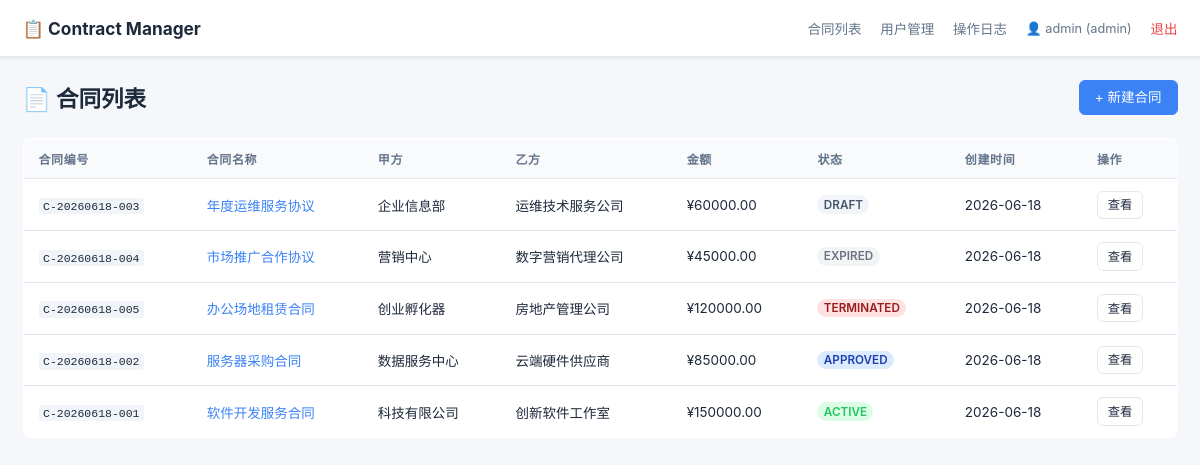
The page /projects/contract-manager-fresh/contracts (signed in) on the database its author committed.
### app/models/contract.py (models this page shows, shortened)
class Contract(Base):
    __tablename__ = "contracts"
    id: Mapped[int] = mapped_column(Integer, primary_key=True, autoincrement=True)
    contract_no: Mapped[str] = mapped_column(
        String(32), unique=True, nullable=False, index=True
    )
    title: Mapped[str] = mapped_column(String(256), nullable=False)
    party_a: Mapped[str] = mapped_column(String(256), nullable=False)
    party_b: Mapped[str] = mapped_column(String(256), nullable=False)
    sign_date: Mapped[date | None] = mapped_column(Date, nullable=True)
    start_date: Mapped[date | None] = mapped_column(Date, nullable=True)
    end_date: Mapped[date | None] = mapped_column(Date, nullable=True)
    amount: Mapped[float | None] = mapped_column(Numeric(15, 2), nullable=True)
    status: Mapped[str] = mapped_column(String(32), nullable=False, default="draft")
    remarks: Mapped[str | None] = mapped_column(Text, nullable=True)
    created_by: Mapped[int] = mapped_column(Integer, ForeignKey("users.id"), nullable=False)
    created_at: Mapped[datetime] = mapped_column(
        DateTime, default=lambda: datetime.now(timezone.utc)
    )
    updated_at: Mapped[datetime] = mapped_column(
        DateTime,
        default=lambda: datetime.now(timezone.utc),
        onupdate=lambda: datetime.now(timezone.utc),
    )
    creator: Mapped["User"] = relationship("User", lazy="joined")
    attachments: Mapped[list["Attachment"]] = relationship(
        "Attachment", back_populates="contract", lazy="selectin", cascade="all, delete-orphan"
    )

### app/routers/contracts.py (the view)
@router.get("")
async def contract_list(request: Request, db: Session = Depends(get_db)):
    tmpl = request.app.state.templates
    user = get_session_user(request)
    if not user["user_id"]:
        return RedirectResponse(url=f"{settings.base_path}/auth/login", status_code=HTTP_302_FOUND)
    contracts = list_contracts(db)
    return tmpl.TemplateResponse("contracts/list.html", {
        "request": request,
        "contracts": contracts,
        "user": user,
        "valid_statuses": VALID_STATUSES,
    })

### app/templates/contracts/list.html (shortened to what this page needs)
{% extends "base.html" %}
{% block content %}
<div class="page-header">
    <h1>📄 合同列表</h1>
    <a href="{{ base_path }}/contracts/new" class="btn btn-primary">+ 新建合同</a>
</div>
{% if contracts %}
<table class="table">
    <thead>
        <tr>
            <th>合同编号</th>
            <th>合同名称</th>
            <th>甲方</th>
            <th>乙方</th>
            <th>金额</th>
            <th>状态</th>
            <th>创建时间</th>
            <th>操作</th>
        </tr>
    </thead>
    <tbody>
    {% for c in contracts %}
        <tr>
            <td><code>{{ c.contract_no }}</code></td>
            <td><a href="{{ base_path }}/contracts/{{ c.id }}">{{ c.title }}</a></td>
            <td>{{ c.party_a }}</td>
            <td>{{ c.party_b or '-' }}</td>
            <td>{% if c.amount %}¥{{ "%.2f"|format(c.amount) }}{% else %}-{% endif %}</td>
            <td><span class="status-badge status-{{ c.status }}">{{ c.status }}</span></td>
            <td>{{ c.created_at.strftime('%Y-%m-%d') if c.created_at else '-' }}</td>
            <td>
                <a href="{{ base_path }}/contracts/{{ c.id }}" class="btn btn-sm">查看</a>
            </td>
        </tr>
    {% endfor %}
    </tbody>
</table>
{% else %}
<div class="empty-state">
    <p>暂无合同数据</p>
    <a href="{{ base_path }}/contracts/new" class="btn btn-primary">创建第一份合同</a>
</div>
{% endif %}
{% endblock %}

### app/templates/base.html (shortened to what this page needs)
<!DOCTYPE html>
<html lang="zh-CN">
<head>
    <link rel="stylesheet" href="{{ base_path }}/static/css/app.css?v={{ version_token }}">
</head>
<body>
    {% if request.session.get('user_id') %}
    <nav class="navbar">
        <div class="nav-container">
            <a href="{{ base_path }}/" class="nav-brand">📋 Contract Manager</a>
            <div class="nav-links">
                <a href="{{ base_path }}/">合同列表</a>
                {% if request.session.get('role') == 'admin' %}
                <a href="{{ base_path }}/users">用户管理</a>
                <a href="{{ base_path }}/audit-logs">操作日志</a>
                {% endif %}
                <span class="nav-user">👤 {{ request.session.get('username') }} ({{ request.session.get('role') }})</span>
                <a href="{{ base_path }}/auth/logout" class="btn-logout">退出</a>
            </div>
        </div>
    </nav>
    {% endif %}
    <main class="container">
        {% block content %}{% endblock %}
    </main>
</body>
</html>

### app/static/css/app.css (style rules this page uses)
*, *::before, *::after { box-sizing: border-box; margin: 0; padding: 0; }
:root { --color-bg: #f5f7fa; --color-surface: #ffffff; --color-primary: #3b82f6; --color-primary-hover: #2563eb; --color-success: #22c55e; --color-warning: #f59e0b; --color-danger: #ef4444; --color-danger-hover: #dc2626; --color-text: #1e293b; --color-text-muted: #64748b; --color-border: #e2e8f0; --shadow: 0 1px 3px rgba(0,0,0,0.08); --radius: 8px; font-family: -apple-system, BlinkMacSystemFont, "Segoe UI", Roboto, "Helvetica Neue", Arial, sans-serif; font-size: 15px; color: var(--color-text); background: var(--color-bg); }
body { min-height: 100vh; }
a { color: var(--color-primary); text-decoration: none; }
.navbar { background: var(--color-surface); border-bottom: 1px solid var(--color-border); box-shadow: var(--shadow); position: sticky; top: 0; z-index: 100; }
.nav-container { max-width: 1200px; margin: 0 auto; padding: 0 1.5rem; display: flex; align-items: center; justify-content: space-between; height: 56px; }
.nav-brand { font-size: 1.15rem; font-weight: 700; color: var(--color-text); }
.nav-links { display: flex; align-items: center; gap: 1.25rem; }
.nav-links a { color: var(--color-text-muted); font-size: 0.9rem; }
.nav-user { font-size: 0.85rem; color: var(--color-text-muted); }
.btn-logout { color: var(--color-danger) !important; }
.container { max-width: 1200px; margin: 0 auto; padding: 1.5rem; }
.page-header { display: flex; align-items: center; justify-content: space-between; margin-bottom: 1.5rem; }
.page-header h1 { font-size: 1.5rem; }
.table { width: 100%; border-collapse: collapse; background: var(--color-surface); border: 1px solid var(--color-border); border-radius: var(--radius); overflow: hidden; margin-bottom: 1.5rem; }
.table th, .table td { padding: 0.75rem 1rem; text-align: left; border-bottom: 1px solid var(--color-border); font-size: 0.9rem; }
.table th { background: #f8fafc; font-weight: 600; font-size: 0.8rem; text-transform: uppercase; letter-spacing: 0.05em; color: var(--color-text-muted); }
.table code { background: #f1f5f9; padding: 0.15em 0.4em; border-radius: 3px; font-size: 0.85em; }
.btn { display: inline-block; padding: 0.5rem 1rem; border: 1px solid var(--color-border); border-radius: 6px; font-size: 0.9rem; cursor: pointer; background: var(--color-surface); color: var(--color-text); transition: all 0.15s; text-decoration: none; line-height: 1.4; }
.btn-primary { background: var(--color-primary); color: #fff; border-color: var(--color-primary); }
.btn-sm { padding: 0.3rem 0.65rem; font-size: 0.82rem; }
.status-badge, .role-badge { display: inline-block; padding: 0.2em 0.55em; border-radius: 12px; font-size: 0.78rem; font-weight: 600; text-transform: uppercase; }
.status-draft { background: #f1f5f9; color: #475569; }
.status-approved { background: #dbeafe; color: #1e40af; }
.status-active { background: #dcfce7; color: #166534; }
.status-expired { background: #f3f4f6; color: #6b7280; }
.status-terminated { background: #fee2e2; color: #991b1b; }
.status-active { color: var(--color-success); }

### rows shown on the page
Contract: contract_no "C-20260618-003", title "年度运维服务协议", party_a "企业信息部", party_b "运维技术服务公司", amount "60000.00", status "DRAFT", created_at "2026-06-18"
Contract: contract_no "C-20260618-004", title "市场推广合作协议", party_a "营销中心", party_b "数字营销代理公司", amount "45000.00", status "EXPIRED", created_at "2026-06-18"
Contract: contract_no "C-20260618-005", title "办公场地租赁合同", party_a "创业孵化器", party_b "房地产管理公司", amount "120000.00", status "TERMINATED", created_at "2026-06-18"
Contract: contract_no "C-20260618-002", title "服务器采购合同", party_a "数据服务中心", party_b "云端硬件供应商", amount "85000.00", status "APPROVED", created_at "2026-06-18"
Contract: contract_no "C-20260618-001", title "软件开发服务合同", party_a "科技有限公司", party_b "创新软件工作室", amount "150000.00", status "ACTIVE", created_at "2026-06-18"

### other values the page prints
{{ request.session.get('username') }} "admin"
{{ request.session.get('role') }} "admin"
